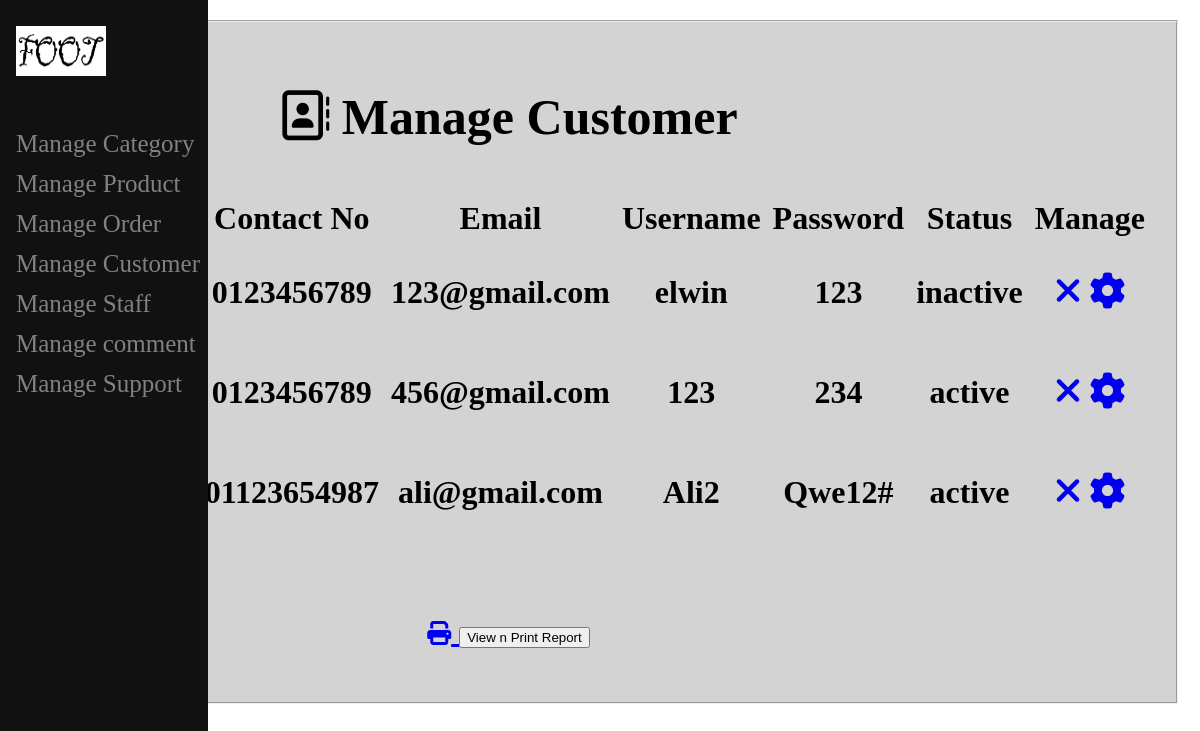
Page /test.php on the committed database.
### tables this page shows
CREATE TABLE `user` (
  `user_id` int(100) NOT NULL,
  `full_name` varchar(50) NOT NULL,
  `contact_no` varchar(14) NOT NULL,
  `email_address` varchar(30) NOT NULL,
  `username` varchar(30) NOT NULL,
  `userpassword` varchar(30) NOT NULL,
  `confirm_password` varchar(30) NOT NULL,
  `image` varchar(100) NOT NULL,
  `status` varchar(10) NOT NULL
);

### test.php (the view, shortened to what this page needs)
<?php
    include 'conn.php';
?>
<!DOCTYPE html>
<html lang="en">
<head>
</head>
<body>
<div class="side">
<div class="sidenav">
        <a href="admindashboard.php"><img src="image/foot.png" alt="Shop Logo" width="10px" height="10px"></a><br><br>
        <a href="#">Manage Category</a>
        <a href="admin_product.php">Manage Product</a>
        <a href="admin_history.php">Manage Order</a>
        <a href="adminhomepage.php">Manage Customer</a>
        <a href="#">Manage Staff </a>
        <a href="managecomment.php">Manage comment </a>
        <a href="managecontactus.php">Manage Support</a>
</div>
</div>
<div class="main">
<div class="middle">
    <fieldset>
    <?php
        $sql = "select * from user";
        $result = mysqli_query($conn,$sql);
        ?>
      <h1><i class="fa fa-address-book-o" style="font-size:50px"></i><b style="font-size: 50px;"> Manage Customer</b></h1>
      <table border="0px">
        <tr>
          <th>Image</th>
          <th>Name</th>
          <th>Contact No</th>
          <th>Email</th>
          <th>Username</th>
          <th>Password</th>
          <th>Status</th>
          <th>Manage</th>
        </tr>
        <?php
        while($row = mysqli_fetch_array($result))
        {
            ?>
        <tr>
          <th><img class='img' src="<?php echo "image/".$row['image'];?>" ></th>
          <th><?php echo $row["full_name"];	?></th>
          <th><?php echo $row["contact_no"];?></th>
          <th><?php echo $row["email_address"];?></th>
          <th><?php echo $row["username"];?></th>
          <th><?php echo $row["userpassword"];?></th>
          <th><?php echo $row["status"];?></th>
          <th><a href="deletemanageuser.php?user_id=<?php echo $row['user_id']; ?>"><i class="fa fa-close" style="font-size:36px"></i></a>
            <a href="editmanageuser.php?email=<?php echo $row['email_address'];?>" alt="update"><i class="fa fa-cog" style="font-size:36px"></i></a>
            </th>
        </tr>
            <?php
        }
		?>
      </table>
<p>
        <br>
      <span class="left" ><a href="reportuser.php" alt="insert"> <i class='fas fa-print' style='font-size:24px'></i> <input type="button" value="View n Print Report"></span></p>
    </fieldset>
  </div>
</div>
</body>
</html>

### test.php (style rules this page uses)
.sidenav { height: 100%; flex: 30%; position: fixed; z-index: 1; top: 0; left: 0; background-color: #111; overflow-x: hidden; padding-top: 20px; }
.main { flex: 0 0 70%; background-color: white; padding: 20px; height: 100%; float: right; text-align: center; position: absolute; top: 0; right: 0; font-size: 2em; }
.sidenav a { padding: 6px 8px 6px 16px; text-decoration: none; font-size: 25px; color: #818181; display: block; }
.sidenav img { height: 50px; width: 90px; }
th { padding: 5px; }
fieldset { background-color: lightgrey; }

### rows in the picture
user: contact_no "0123456789", email_address "123@gmail.com", username "elwin", userpassword "123", status "inactive"
user: contact_no "0123456789", email_address "456@gmail.com", username "123", userpassword "234", status "active"
user: contact_no "01123654987", email_address "ali@gmail.com", username "Ali2", userpassword "Qwe12#", status "active"
